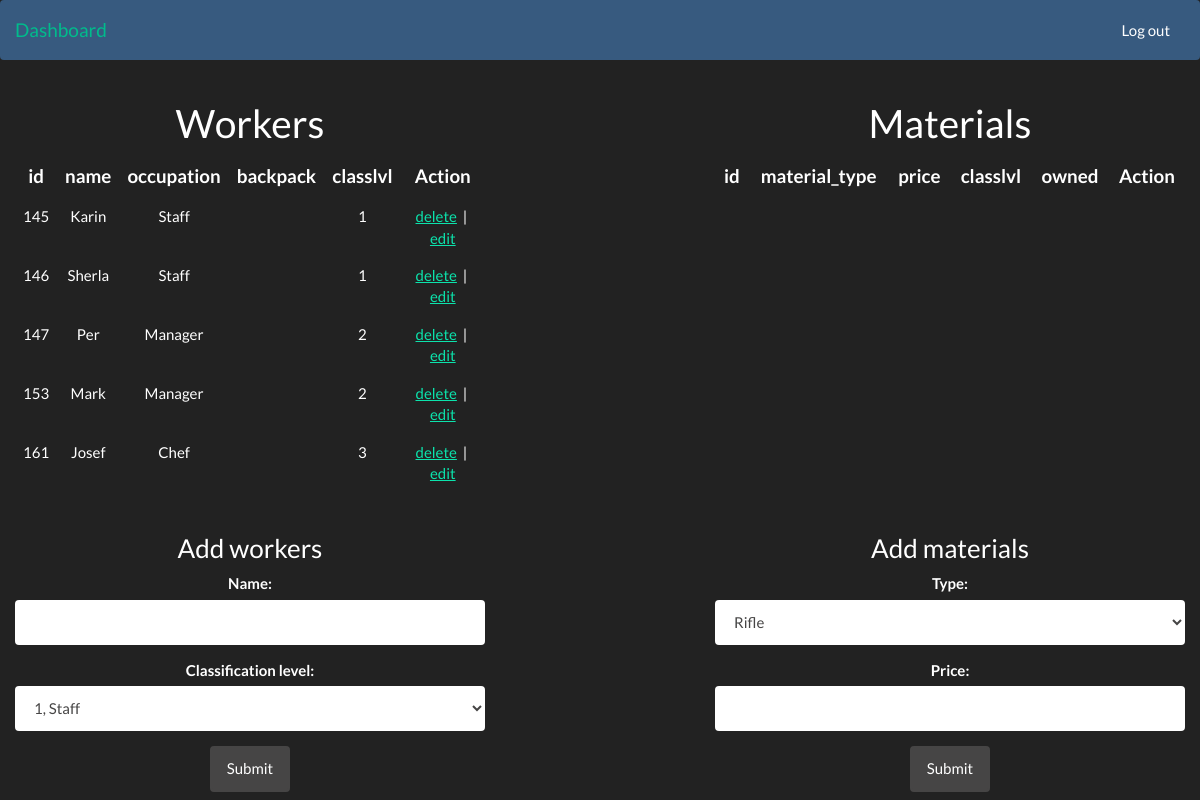
Before: /dashboard/personal/ (signed in) with the older database file.
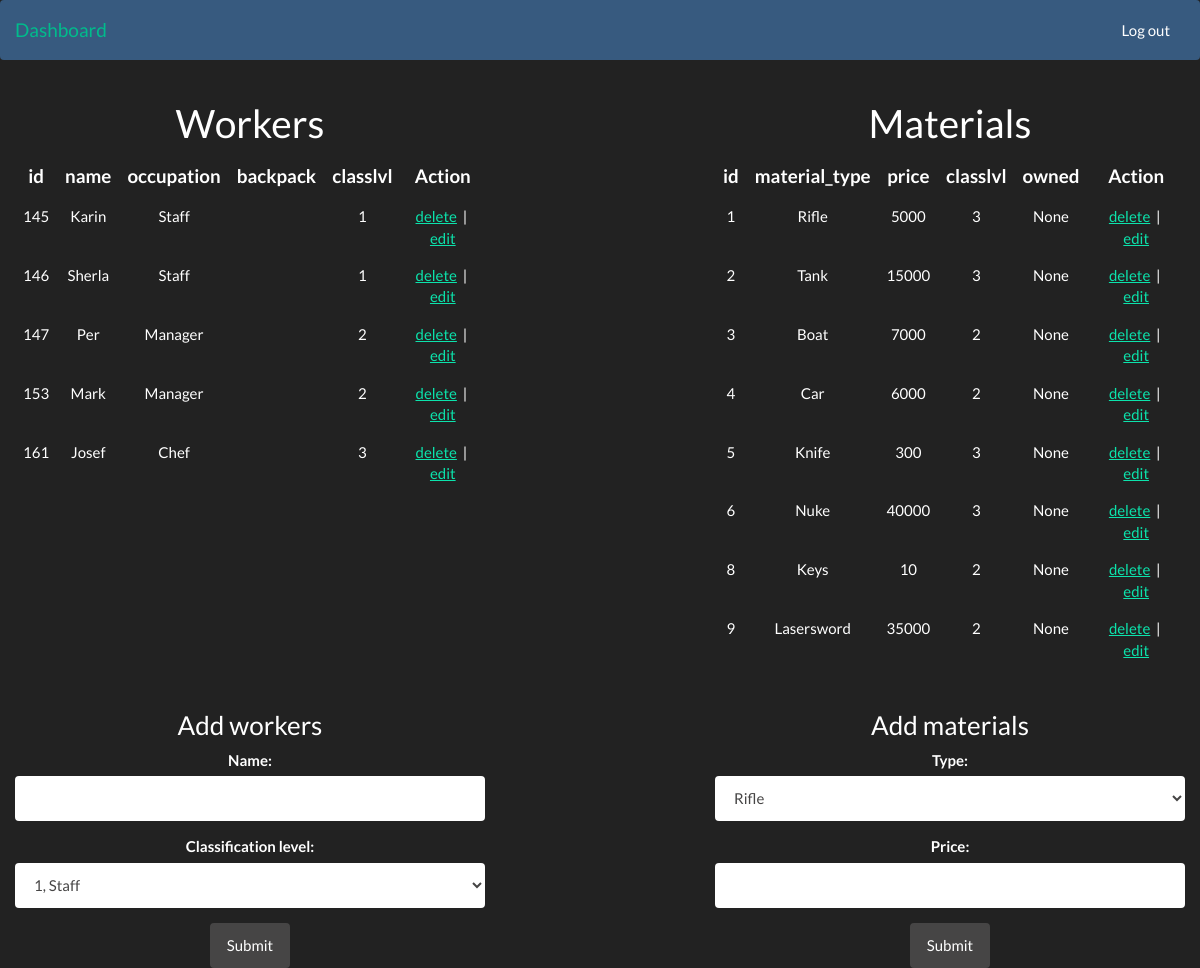
After: the same page with the newer database file.
### chef.py (models this page shows, shortened)
class Chef(Employee):
    """
    A class for employees with highest acess level
    """

### utility.py (models this page shows, shortened)
class Utility(Materials):
    """
    A Utility class
    """

### app.py (the view, shortened to what this page needs)
@app.route('/dashboard/personal/', methods=['GET', 'POST'])
def personal():
    if g.user:
        edit_per = request.args.get('edit_per')
        edit_mat = request.args.get('edit_mat')
        workers_backpack = None
        try:
            workers_backpack = con.get_worker(edit_per).backpack.split(', ')
        except AttributeError:
            pass
        if (request.method == 'GET'):
            delete_per = request.args.get('del_per')
            delete_mat = request.args.get('del_mat')
            if (delete_per):
                con.delete_worker(delete_per)
            if (delete_mat):
                con.delete_material(delete_mat)
        return render_template(
            'personal.html',
            table_workers=con.create_workers_table(),
            table_material=con.create_material_table(),
            edit_per=edit_per,
            edit_mat=edit_mat,
            worker=con.get_worker(edit_per),
            material=con.get_material(edit_mat),
            av_materials=con.get_avaliable_material(edit_per),
            workers_backpack=workers_backpack
        )
    else:
        return redirect(url_for('index'))

### app.py (called while the page is built)
@app.before_request
def before_request():
    g.user = None
    if 'user' in session:
        g.user = session['user']

### controller.py (called while the page is built, shortened)
    def get_worker(self, edit_id):
        return self.session.query(Workers).filter(Workers.id == edit_id).first()

    def get_material(self, edit_id):
        return self.session.query(Materials).filter(Materials.id == edit_id).first()

    def get_avaliable_material(self, edit_id):
        worker = self.get_worker(edit_id)
        if not worker:
            return None

### templates/personal.html
{% include 'header.html' %}
<div class="container-fluid" role="main">
    <div class="row">
        <div class="col-md-5 text-center">
            <h1>Workers</h1>
              <table class="table">
                    {{ table_workers|safe }}
              </table>
        </div>
        <div class="col-md-5 col-md-offset-2 text-center">
            <h1>Materials</h1>
              <table class="table">
                    {{ table_material|safe }}
              </table>
        </div>
    </div>
    <div class="row">
        {% include 'persons_edit.html' %}
        {% include 'materials_edit.html' %}
    </div>
</div>
{% include 'footer.html' %}

### templates/header.html (shortened to what this page needs)
<!DOCTYPE html>
<html lang="en">
    <head>
        <link href="{{ url_for('static', filename='css/darkly.css') }}" rel="stylesheet">
        <link href="{{ url_for('static', filename='css/login-modal.css') }}" rel="stylesheet"/>
        <link href="{{ url_for('static', filename='css/custom.css') }}" rel="stylesheet">
    </head>
    <body>
        <nav class="navbar navbar-default">
            <div class="container-fluid">
                <div class="navbar-header">
                    <a class="navbar-brand" href="{{ url_for('personal') }}">Dashboard</a>
                </div>
                <div class="collapse navbar-collapse" id="bs-example-navbar-collapse-1">
                    <ul class="nav navbar-nav navbar-right">
                        <li><a href="{{ url_for('dropsession') }}">Log out</a></li>
                    </ul>
                </div>
            </div>
        </nav>

### templates/persons_edit.html (shortened to what this page needs)
{% if not edit_per %}
<div class="col-md-5 text-center">
    <h3>Add workers</h3>
    <form role="form" method="POST" action="{{url_for('personal')}}">
        <div class="form-group">
            <label for="name">Name: </label>
            <input type="text" name="name" class="form-control" />
        </div>
        <div class="form-group">
            <label for="sel1">Classification level:</label>
            <select class="form-control" id="sel1" name="classlvl">
                <option value="1">1, Staff</option>
            </select>
        </div>
        <button type="submit" class="btn btn-default" name="add_worker">Submit</button>
    </form>
</div>
{% endif %}

### templates/materials_edit.html (shortened to what this page needs)
{% if not edit_mat %}
<div class="col-md-5 col-md-offset-2 text-center">
    <h3>Add materials</h3>
    <form role="form" method="POST" action="{{url_for('personal')}}">
        <div class="form-group">
            <label for="sel2">Type:</label>
            <select class="form-control" id="sel2" name="type">
                <option value="Rifle 3">Rifle</option>
            </select>
        </div>
        <div class="form-group">
            <label for="price">Price: </label>
            <input type="text" name="price" class="form-control" />
        </div>
        <button type="submit" class="btn btn-default" name="add_material">Submit</button>
    </form>
</div>
{% endif %}

### templates/footer.html (shortened to what this page needs)
</body>
</html>

Changed rows visible on the page:
added Utility: material_type "id material_type price classlvl owned Action 1 Rifle 5000 3 None delete | edit 2 Tank 15000 3 None delete | edit 3 Boat 7000 2 None delete | edit 4 Car 6000 2 None delete | edit 5 Knife 300 3 None delete | edit 6 Nuke 40000 3 None delete | edit 8 Keys 10 2 None delete | edit 9 Lasersword 35000 2 None delete | edit"
Other visible differences:
{{ table_material|safe }}: "id material_type price classlvl owned Action" → (not shown)
